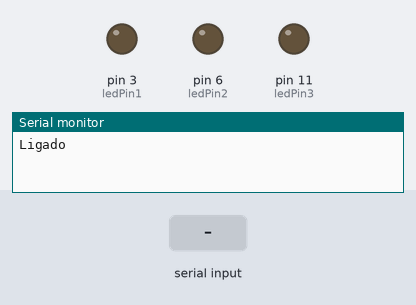
This sketch was run on a simulated Arduino Uno, built with avr-gcc and run on an emulated ATmega328P. On the bench: output pins drawn as LEDs (lit = HIGH), the last lines printed to the serial monitor. Inputs (shaded band) come from the test bench.

Above: at 1.2 s.
1.3 s: "U\n" received over Serial
At 2.97 s:
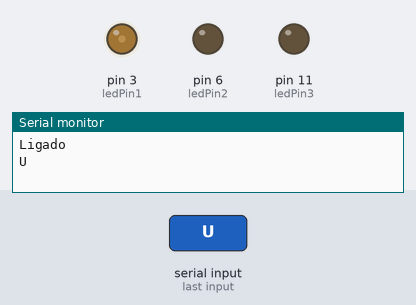
4.3 s: "S\n" received over Serial
Timing chart, 0 to 8.5 s (numbered marks = the images above; inputs shaded):
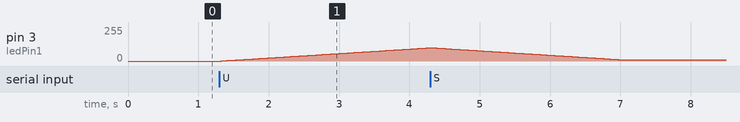

The sketch:

test_led.ino
```cpp
// Define the LED pin
int ledPin1 = 3;
int ledPin2 = 6;
int ledPin3 = 11;
char KeyVal[3];
// Setup function runs once when Arduino is powered on or reset
int M0 = 0, M1 = 0, M2 = 0;
void setup() {
  // Initialize serial communication at a baud rate of 9600
  Serial.begin(9600);
  Serial.println("Ligado");
  // Set LED pin as an output
  pinMode(ledPin1, OUTPUT);
  pinMode(ledPin2, OUTPUT);
  pinMode(ledPin3, OUTPUT);

  analogWrite(ledPin1, 0);
  analogWrite(ledPin2, 0);
  analogWrite(ledPin3, 0);
}

void ReadKey() {
    int i = 0;
    while (Serial.available()) {
      char receivedChar = Serial.read();
      if (receivedChar == '#') {
        //Serial.flush();
        break;
      }
      else if (receivedChar == ';' || receivedChar == '\n') {
        continue;
      }
      else {
        KeyVal[i] = receivedChar;
        i++;
      }
      Serial.println(KeyVal);
    }
}


// Loop function runs repeatedly as long as Arduino is on
void loop() {
 ReadKey();

 //PRIMEIRO
  if (KeyVal[0] == 'U') {
    if (M0 < 250){
      M0 += 1;
    }
  }
  else if (KeyVal[0] == 'S') {
    if (M0 > 10){
      M0 -= 1;
    }
  }
  analogWrite(ledPin1, M0);

  if (KeyVal[1] == 'U') {
    if (M1 < 250){
      M1 += 1;
    }
  }
  else if (KeyVal[1] == 'S') {
    if (M1 > 10){
      M1 -= 1;
    }
  }
  analogWrite(ledPin2, M1);

  if (KeyVal[2] == 'U') {
    if (M2 < 250){
      M2 += 1;
    }
  }
  else if (KeyVal[2] == 'S') {
    if (M2 > 10){
      M2 -= 1;
    }
  }
  analogWrite(ledPin3, M2);

  delay(30);
}
```

Measured:
- after the input at 1.3 s, pin 3 (ledPin1): moves from 0/255 to 100/255 over 3.0 s, starting at once
